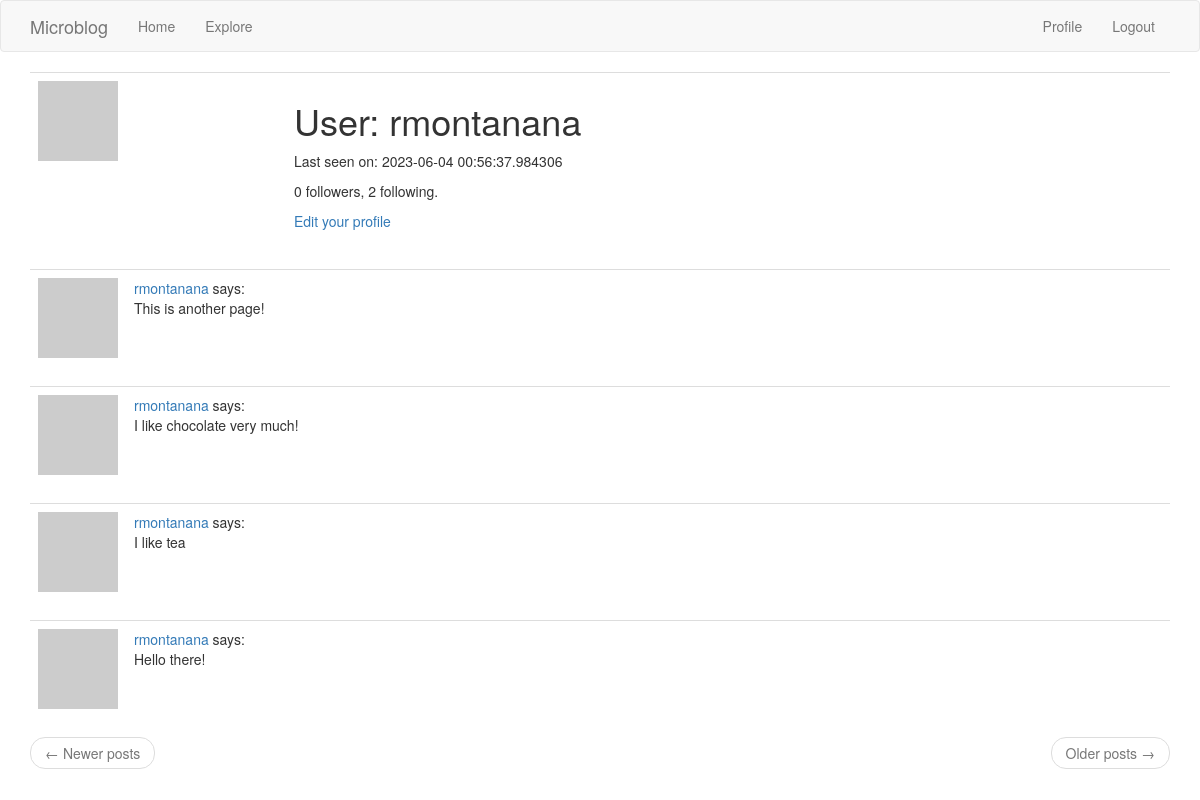
/user/rmontanana (signed in), run on an earlier commit of the app's database.
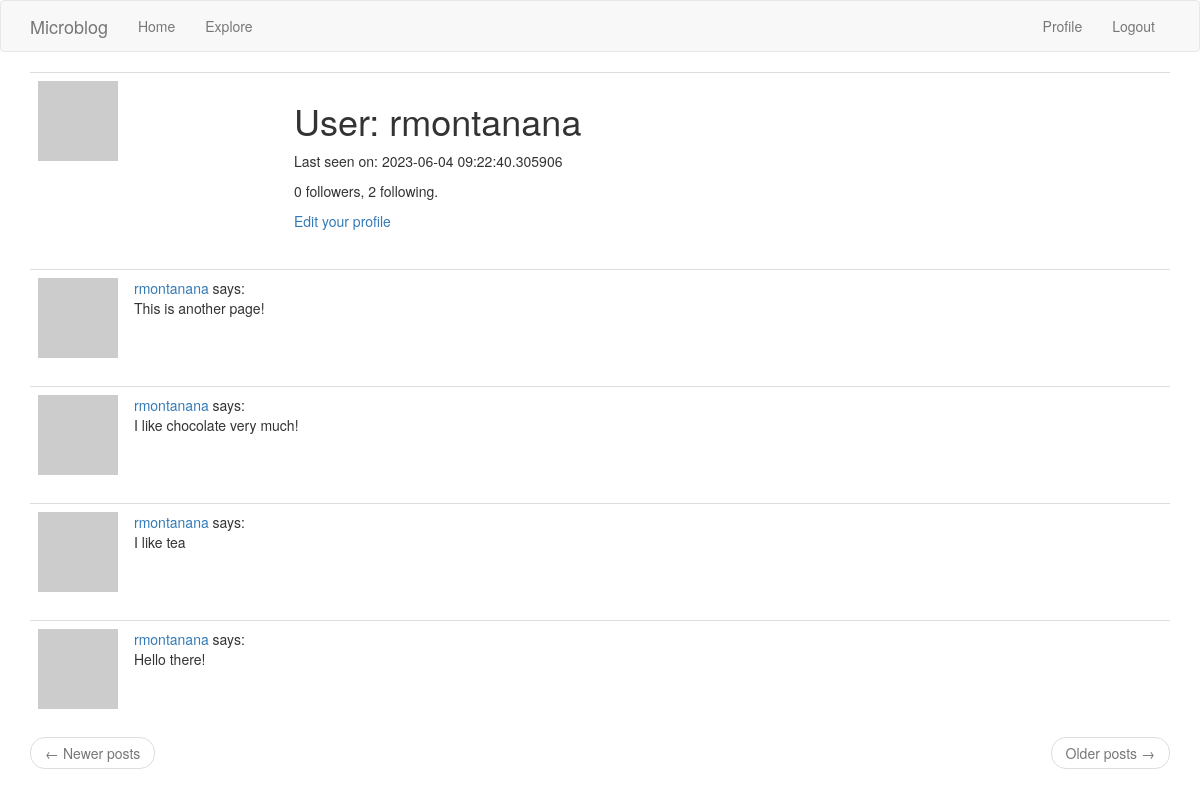
And on a later commit of the database.
### app/models.py (models this page shows, shortened)
class User(UserMixin, db.Model):
    id = db.Column(db.Integer, primary_key=True)
    username = db.Column(db.String(64), index=True, unique=True)
    email = db.Column(db.String(120), index=True, unique=True)
    password_hash = db.Column(db.String(128))
    posts = db.relationship("Post", backref="author", lazy="dynamic")
    about_me = db.Column(db.String(140))
    last_seen = db.Column(db.DateTime, default=datetime.utcnow)
    followed = db.relationship(
        "User",
        secondary=followers,
        primaryjoin=(followers.c.follower_id == id),
        secondaryjoin=(followers.c.followed_id == id),
        backref=db.backref("followers", lazy="dynamic"),
        lazy="dynamic",
    )
    def avatar(self, size):
        digest = md5(self.email.lower().encode("utf-8")).hexdigest()
        return "https://www.gravatar.com/avatar/{}?d=identicon&s={}".format(
            digest, size
        )

class Post(db.Model):
    id = db.Column(db.Integer, primary_key=True)
    body = db.Column(db.String(140))
    timestamp = db.Column(db.DateTime, index=True, default=datetime.utcnow)
    user_id = db.Column(db.Integer, db.ForeignKey("user.id"))

### app/routes.py (the view)
@app.route("/user/<username>")
@login_required
def user(username):
    user = User.query.filter_by(username=username).first_or_404()
    page = request.args.get("page", 1, type=int)
    posts = user.posts.order_by(Post.timestamp.desc()).paginate(
        page=page, per_page=app.config["POSTS_PER_PAGE"], error_out=False
    )
    next_url = (
        url_for("user", username=user.username, page=posts.next_num)
        if posts.has_next
        else None
    )
    prev_url = (
        url_for("user", username=user.username, page=posts.prev_num)
        if posts.has_prev
        else None
    )
    form = EmptyForm()
    return render_template(
        "user.html",
        user=user,
        posts=posts.items,
        next_url=next_url,
        prev_url=prev_url,
        form=form,
    )

### app/models.py (called while the page is built)
@login.user_loader
def load_user(id):
    return User.query.get(int(id))

### app/routes.py (called while the page is built)
@app.before_request
def before_request():
    if current_user.is_authenticated:
        current_user.last_seen = datetime.utcnow()
        db.session.commit()

### app/templates/user.html (shortened to what this page needs)
{% extends "base.html" %}
{% block app_content %}
    <table class="table table-hover">
        <tr>
            <td width="256px"><img src="{{ user.avatar(256) }}"></td>
            <td>
                <h1>User: {{ user.username }}</h1>
                {% if user.last_seen %}<p>Last seen on: {{ user.last_seen }}</p>{% endif %}
                <p>{{ user.followers.count() }} followers, {{ user.followed.count() }} following.</p>
                {% if user == current_user %}
                <p><a href="{{ url_for('edit_profile') }}">Edit your profile</a></p>
                {% endif %}
            </td>
        </tr>
    </table>
    {% for post in posts %}
        {% include '_post.html' %}
    {% endfor %}
    <nav aria-label="...">
        <ul class="pager">
            <li class="previous{% if not prev_url %} disabled{% endif %}">
                <a href="{{ prev_url or '#' }}">
                    <span aria-hidden="true">&larr;</span> Newer posts
                </a>
            </li>
            <li class="next{% if not next_url %} disabled{% endif %}">
                <a href="{{ next_url or '#' }}">
                    Older posts <span aria-hidden="true">&rarr;</span>
                </a>
            </li>
        </ul>
    </nav>
{% endblock %}

### app/templates/base.html (shortened to what this page needs)
{% extends 'bootstrap/base.html' %}
{% block navbar %}
    <nav class="navbar navbar-default">
        <div class="container">
            <div class="navbar-header">
                <a class="navbar-brand" href="{{ url_for('index') }}">Microblog</a>
            </div>
            <div class="collapse navbar-collapse" id="bs-example-navbar-collapse-1">
                <ul class="nav navbar-nav">
                    <li><a href="{{ url_for('index') }}">Home</a></li>
                    <li><a href="{{ url_for('explore') }}">Explore</a></li>
                </ul>
                <ul class="nav navbar-nav navbar-right">
                    {% if current_user.is_anonymous %}
                    <li><a href="{{ url_for('login') }}">Login</a></li>
                    {% else %}
                    <li><a href="{{ url_for('user', username=current_user.username) }}">Profile</a></li>
                    <li><a href="{{ url_for('logout') }}">Logout</a></li>
                    {% endif %}
                </ul>
            </div>
        </div>
    </nav>
{% endblock %}
{% block content %}
    <div class="container">
        {% block app_content %}{% endblock %}
    </div>
{% endblock %}

### app/templates/_post.html
<table class="table table-hover">
  <tr>
      <td width="70px">
          <a href="{{ url_for('user', username=post.author.username) }}">
              <img src="{{ post.author.avatar(70) }}" />
          </a>
      </td>
      <td>
          <a href="{{ url_for('user', username=post.author.username) }}">
              {{ post.author.username }}
          </a>
          says:
          <br>
          {{ post.body }}
      </td>
  </tr>
</table>

What changed in the data, as far as the page shows it:
changed User "rmontanana": last_seen "2023-06-04 00:56:37.984306" → "2023-06-04 09:22:40.305906"
